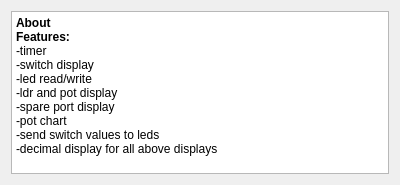
<?xml version="1.0" encoding="UTF-8"?>
<ui version="4.0">
 <class>gui_2Class</class>
 <widget class="QWidget" name="gui_2Class">
  <property name="geometry">
   <rect>
    <x>0</x>
    <y>0</y>
    <width>400</width>
    <height>185</height>
   </rect>
  </property>
  <property name="minimumSize">
   <size>
    <width>400</width>
    <height>185</height>
   </size>
  </property>
  <property name="maximumSize">
   <size>
    <width>400</width>
    <height>185</height>
   </size>
  </property>
  <property name="windowTitle">
   <string>About</string>
  </property>
  <layout class="QGridLayout" name="gridLayout">
   <item row="0" column="0">
    <widget class="QTextBrowser" name="textBrowser">
     <property name="html">
      <string>&lt;!DOCTYPE HTML PUBLIC &quot;-//W3C//DTD HTML 4.0//EN&quot; &quot;http://www.w3.org/TR/REC-html40/strict.dtd&quot;&gt;
&lt;html&gt;&lt;head&gt;&lt;meta name=&quot;qrichtext&quot; content=&quot;1&quot; /&gt;&lt;style type=&quot;text/css&quot;&gt;
p, li { white-space: pre-wrap; }
&lt;/style&gt;&lt;/head&gt;&lt;body style=&quot; font-family:'DejaVu Sans'; font-size:9pt; font-weight:400; font-style:normal;&quot;&gt;
&lt;table border=&quot;0&quot; style=&quot;-qt-table-type: root; margin-top:4px; margin-bottom:4px; margin-left:4px; margin-right:4px;&quot;&gt;
&lt;tr&gt;
&lt;td style=&quot;border: none;&quot;&gt;
&lt;p style=&quot; margin-top:0px; margin-bottom:0px; margin-left:0px; margin-right:0px; -qt-block-indent:0; text-indent:0px;&quot;&gt;&lt;span style=&quot; font-weight:600;&quot;&gt;About&lt;/span&gt;&lt;/p&gt;
&lt;p style=&quot; margin-top:0px; margin-bottom:0px; margin-left:0px; margin-right:0px; -qt-block-indent:0; text-indent:0px;&quot;&gt;&lt;span style=&quot; font-weight:600;&quot;&gt;Features:&lt;/span&gt;&lt;/p&gt;
&lt;p style=&quot; margin-top:0px; margin-bottom:0px; margin-left:0px; margin-right:0px; -qt-block-indent:0; text-indent:0px;&quot;&gt;-timer&lt;/p&gt;
&lt;p style=&quot; margin-top:0px; margin-bottom:0px; margin-left:0px; margin-right:0px; -qt-block-indent:0; text-indent:0px;&quot;&gt;-switch display&lt;/p&gt;
&lt;p style=&quot; margin-top:0px; margin-bottom:0px; margin-left:0px; margin-right:0px; -qt-block-indent:0; text-indent:0px;&quot;&gt;-led read/write&lt;/p&gt;
&lt;p style=&quot; margin-top:0px; margin-bottom:0px; margin-left:0px; margin-right:0px; -qt-block-indent:0; text-indent:0px;&quot;&gt;-ldr and pot display&lt;/p&gt;
&lt;p style=&quot; margin-top:0px; margin-bottom:0px; margin-left:0px; margin-right:0px; -qt-block-indent:0; text-indent:0px;&quot;&gt;-spare port display&lt;/p&gt;
&lt;p style=&quot; margin-top:0px; margin-bottom:0px; margin-left:0px; margin-right:0px; -qt-block-indent:0; text-indent:0px;&quot;&gt;-pot chart&lt;/p&gt;
&lt;p style=&quot; margin-top:0px; margin-bottom:0px; margin-left:0px; margin-right:0px; -qt-block-indent:0; text-indent:0px;&quot;&gt;-send switch values to leds&lt;/p&gt;
&lt;p style=&quot; margin-top:0px; margin-bottom:0px; margin-left:0px; margin-right:0px; -qt-block-indent:0; text-indent:0px;&quot;&gt;-decimal display for all above displays&lt;/p&gt;&lt;/td&gt;&lt;/tr&gt;&lt;/table&gt;&lt;/body&gt;&lt;/html&gt;</string>
     </property>
    </widget>
   </item>
  </layout>
 </widget>
 <layoutdefault spacing="6" margin="11"/>
 <resources/>
 <connections/>
</ui>
